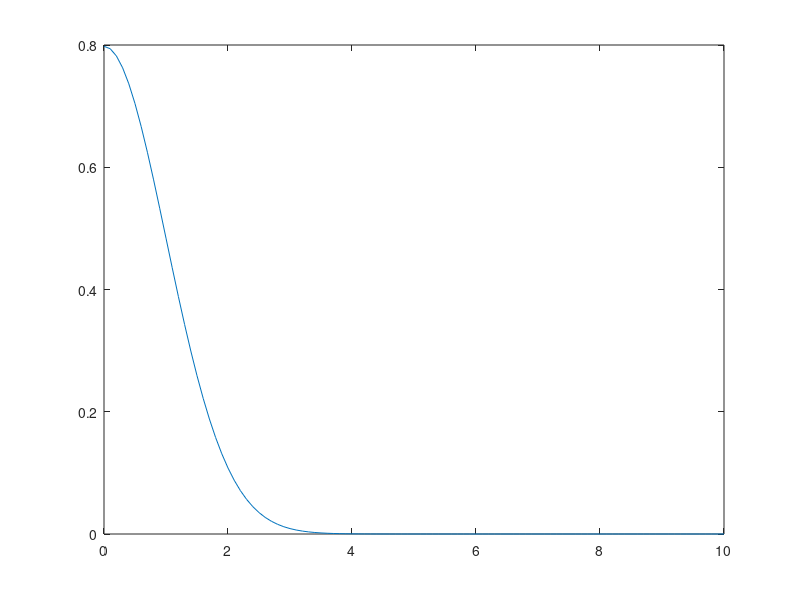

This chart was generated by the following MATLAB code: (Note: this script raises an error after producing the figure.)
gauss = makedist('HalfNormal','mu',0,'sigma',1);
x = 0:0.1:10;

pdf1=pdf(gauss,x);
f=figure();
plot(x,pdf1);
hold on;
plot(x,custom(x));

xlabel('x');
ylabel('pdf(x)');
legend("Gaussian","Alternate function");



exportgraphics(f, "pdf_shape.pdf", 'BackgroundColor', 'none', 'ContentType', 'vector');

function y = custom(x)
    len = length(x);
    y   = ones(len)'./(x.^4+1)'*0.7979;
end